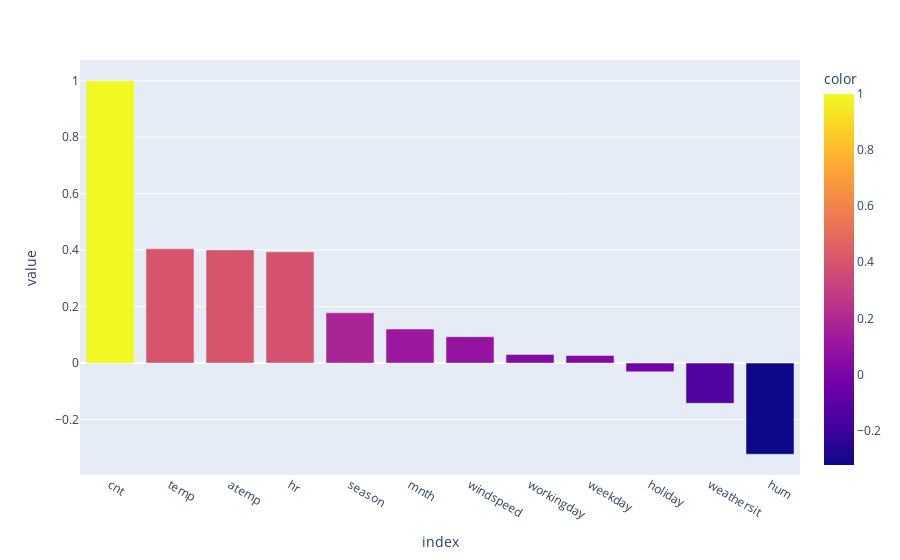

Notebook cell for this chart:
### Code cell
corr = hour_df.drop(columns=['registered','casual','instant','yr']).corr()['cnt'].sort_values(ascending=False)

# Create a bar plot
fig = px.bar(corr , color=corr.values)
fig.show()

### Figure 1 — Plotly figure (JSON) as saved in the notebook; plotly's stock layout.template omitted (floating-point values rounded to 4 significant figures)
{"data": [{"alignmentgroup": "True", "hovertemplate": "index=%{x}<br>value=%{y}<br>color=%{marker.color}<extra></extra>", "legendgroup": "", "marker": {"color": [1, 0.4048, 0.4009, 0.3941, 0.1781, 0.1206, 0.09323, 0.03028, 0.0269, -0.03093, -0.1424, -0.3229], "coloraxis": "coloraxis", "pattern": {"shape": ""}}, "name": "", "offsetgroup": "", "orientation": "v", "showlegend": false, "textposition": "auto", "type": "bar", "x": ["cnt", "temp", "atemp", "hr", "season", "mnth", "windspeed", "workingday", "weekday", "holiday", "weathersit", "hum"], "xaxis": "x", "y": [1, 0.4048, 0.4009, 0.3941, 0.1781, 0.1206, 0.09323, 0.03028, 0.0269, -0.03093, -0.1424, -0.3229], "yaxis": "y"}], "layout": {"barmode": "relative", "coloraxis": {"colorbar": {"title": {"text": "color"}}, "colorscale": [[0, "#0d0887"], [0.1111, "#46039f"], [0.2222, "#7201a8"], [0.3333, "#9c179e"], [0.4444, "#bd3786"], [0.5556, "#d8576b"], [0.6667, "#ed7953"], [0.7778, "#fb9f3a"], [0.8889, "#fdca26"], [1, "#f0f921"]]}, "legend": {"tracegroupgap": 0}, "margin": {"t": 60}, "xaxis": {"anchor": "y", "domain": [0, 1], "title": {"text": "index"}}, "yaxis": {"anchor": "x", "domain": [0, 1], "title": {"text": "value"}}}}
